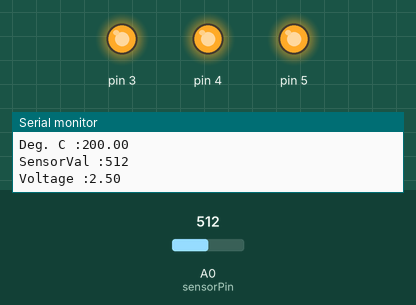
This sketch was run on a simulated Arduino Uno, built with avr-gcc and run on an emulated ATmega328P. On the bench: output pins drawn as LEDs (lit = HIGH), the last lines printed to the serial monitor. The test bench sets the inputs (shaded band); at power-on: A0 (sensorPin) = 512.

Above: at 1.2 s.
1.3 s: A0 (sensorPin) set to 160
2.8 s: A0 (sensorPin) set to 130
At 3.9 s:
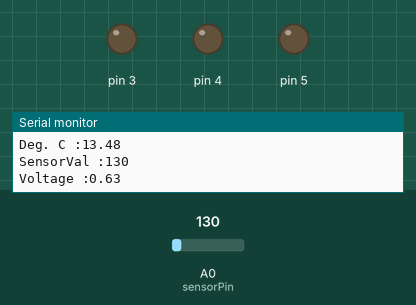
4.3 s: A0 (sensorPin) set to 306
At 5.4 s:
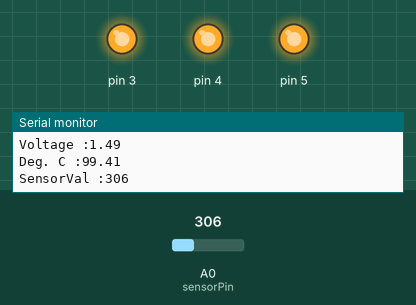
7.3 s: A0 (sensorPin) set to 0
At 8.4 s:
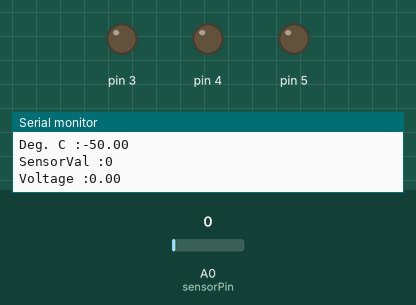
Timing chart, 0 to 9.8 s (numbered marks = the images above; inputs shaded):
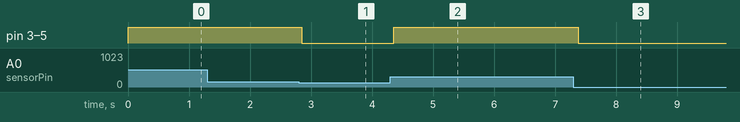

The sketch:

TemperatureSensor.ino
```cpp
const int sensorPin = A0;
const int baseT = 20.0;

void setup()
{
Serial.begin(9600);

for(int i = 3;i<6;i++)
{
pinMode(i, OUTPUT);
digitalWrite(i,LOW);
}
}

void loop()
{
int sensorVal = analogRead(sensorPin);
Serial.print("\n\nSensorVal :" );
Serial.print(sensorVal);

float voltage = (sensorVal/1024.0)*5.0;

Serial.print("\nVoltage :" );
Serial.print(voltage);

Serial.print("\nDeg. C :" );

float temp = (voltage - 0.5) * 100;

Serial.print(temp);

if(temp < baseT)
{
digitalWrite(3,LOW);
digitalWrite(4,LOW);
digitalWrite(5,LOW);
}
else if(temp>= baseT+2 && temp < baseT+4)
{
digitalWrite(3,HIGH);
digitalWrite(4,LOW);
digitalWrite(5,LOW);
}
else if(temp>= baseT+4 && temp < baseT+6)
{
digitalWrite(3,HIGH);
digitalWrite(4,HIGH);
digitalWrite(5,LOW);
}
else if(temp>= baseT+6)
{
digitalWrite(3,HIGH);
digitalWrite(4,HIGH);
digitalWrite(5,HIGH);
}
delay(1);
}
```

Measured:
- the behaviour switches between 144 and 143 on A0 (sensorPin) (found by bisection; images 0 and 1)
- after the input at 2.8 s, pin 3–5: HIGH → LOW after 0.05 s
- after the input at 4.3 s, pin 3–5: LOW → HIGH after 0.06 s
- after the input at 7.3 s, pin 3–5: HIGH → LOW after 0.08 s
